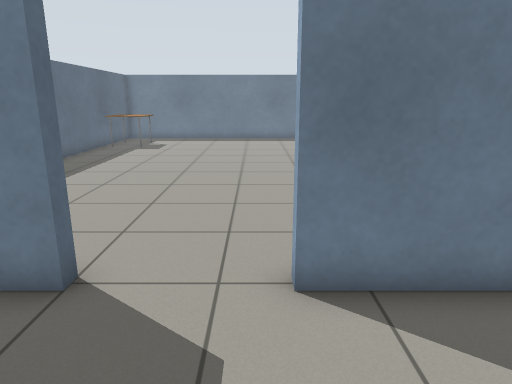
view 1 (above)

14 first-person views from a walk through a world built for the Gazebo simulator. The camera is 1.2 m above the floor, tilts 14° down and sees 70° across. The floor is counted in squares, 0.5 m on a side. Each view is taken from the middle of a square. On the plan, view 1 faces up. The plan holds only what a view shows up to about 20 squares ahead; the rest is blank. Simple patterns stand in for the simulator's built-in surfaces. Surface patterns are stand-ins for the level's own textures.

view 2
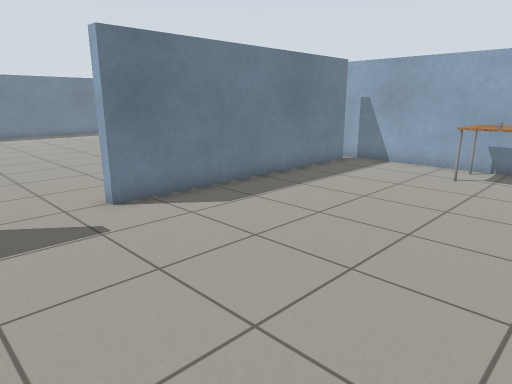

view 3
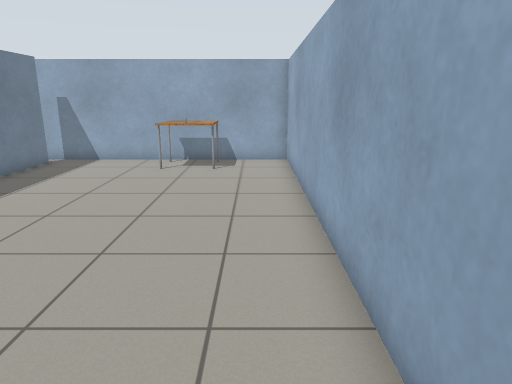

view 4
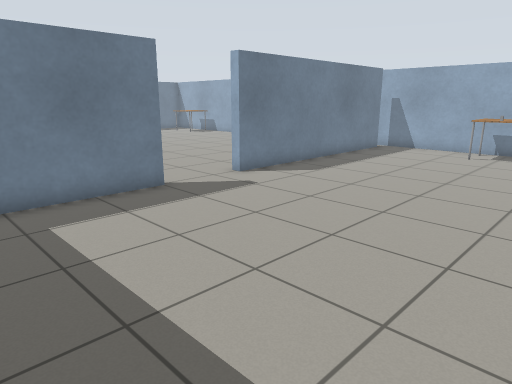

view 5
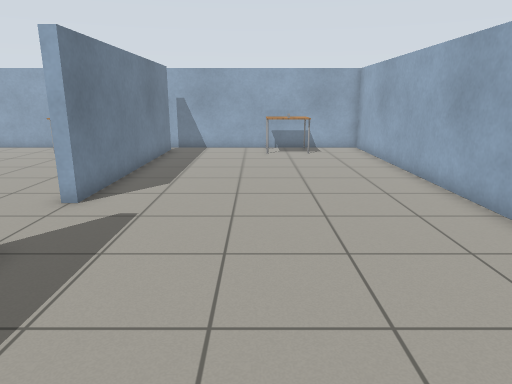

view 6
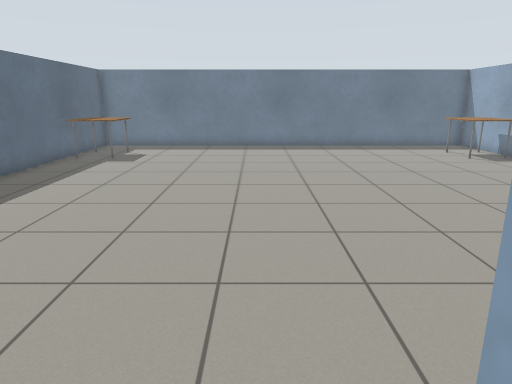

view 7
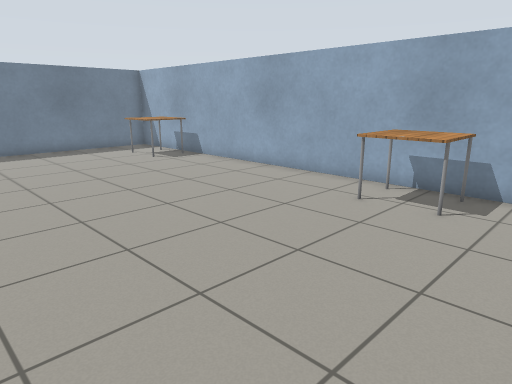

view 8
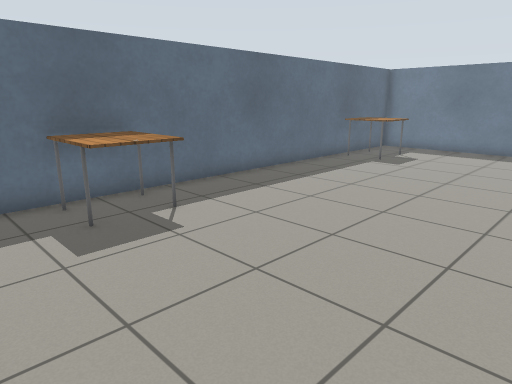

view 9
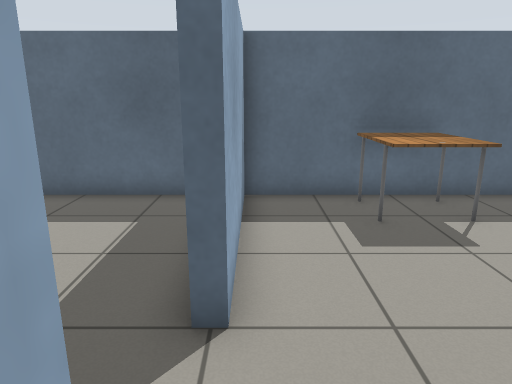

view 10
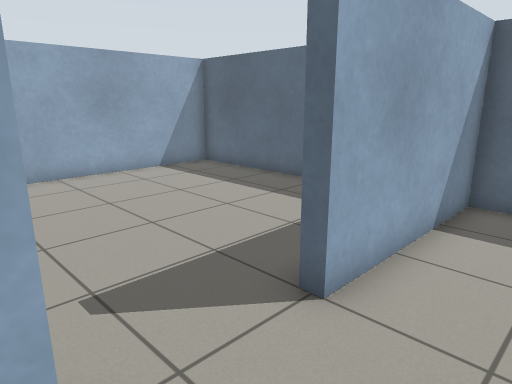

view 11
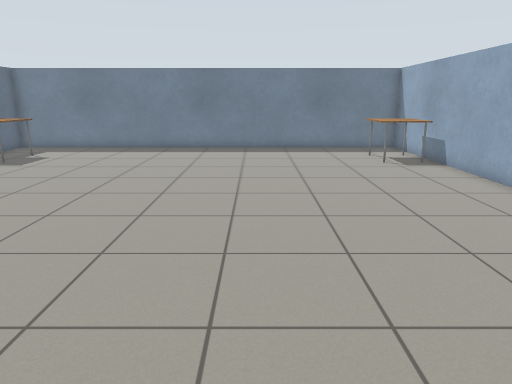

view 12
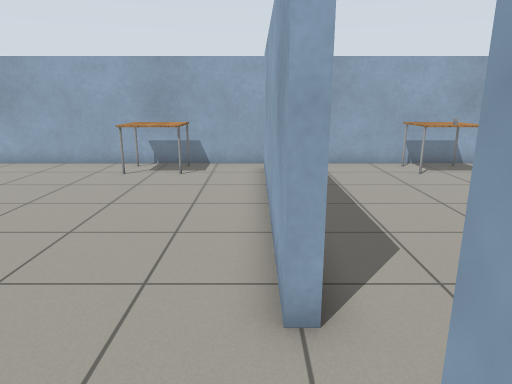

view 13
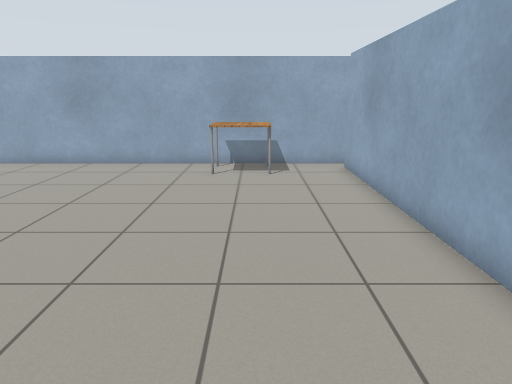

view 14
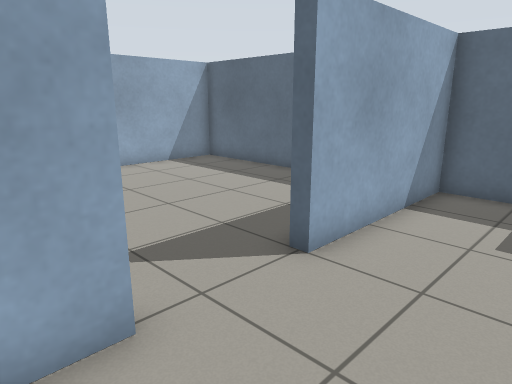

### Floor plan
Points are (right, up) in squares from view 1. A wall is a line through its corners. A room is listed if a view was taken in it or the views show most of it. See-through windows are left out.
Room 1 (views 1, 2, 3, 4, 5, 6)
walls: (-2.5, 4.7) (-2.5, 4.3) (-6.6, 4.3); (11.3, -0.6) (11.3, 4.6); (10.6, 4.3) (0.5, 4.3); (-8.3, 3.2) (-8.3, -5.3) (11.3, -5.3) (11.3, -2.4)
ways out: opening at (-1, 4) to room 2; opening at (11, 4) to room 2
objects: other object (9, -2) to (9, -1); table (10, -2) to (11, -1)
Room 2 (views 7, 8, 9, 10, 11, 12, 13, 14)
walls: (-8.3, 19.5) (-8.3, 9.4); (0.5, 4.3) (0.5, 4.7) (10.5, 4.7); (11.3, 9.4) (11.3, 19.5); (-8.3, 7.5) (-8.3, 4.7) (-2.5, 4.7); (11.3, 21.4) (11.3, 24.3) (-8.3, 24.3) (-8.3, 21.4); (11.3, 4.6) (11.3, 7.5)
ways out: opening at (-1, 4) to room 1; opening at (11, 4) to room 1
objects: table (-8, 8) to (-7, 9); table (-8, 20) to (-7, 21); table (10, 8) to (11, 9); table (10, 20) to (11, 21)

Where each view was taken, in squares from view 1:
view 1: 0 up, 0 right, facing up
view 2: 4 down, 3 left, facing up-right
view 3: 4 down, 4 left, facing right
view 4: 5 down, 8 left, facing up-right
view 5: 0 up, 8 left, facing right
view 6: 4 up, 0 right, facing up
view 7: 5 up, 1 right, facing up-right
view 8: 5 up, 1 right, facing up-left
view 9: 5 up, 1 right, facing left
view 10: 7 up, 1 right, facing down-left
view 11: 5 up, 4 right, facing up
view 12: 5 up, 3 left, facing right
view 13: 8 up, 3 left, facing right
view 14: 8 up, 2 right, facing down-left
